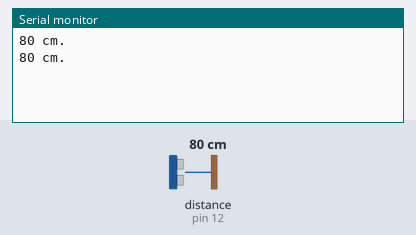
Bench run of a sketch on a simulated Arduino Uno, built with avr-gcc and run on an emulated ATmega328P. On the bench: the last lines printed to the serial monitor. The test bench sets the inputs (shaded band); at power-on: distance to the obstacle (sensor on pin 12) 80 cm. The echo pulse lasts 58.3 µs per cm.

Above: at 2.2 s.
2.3 s: distance to the obstacle (sensor on pin 12) set to 2 cm
At 3.6 s:
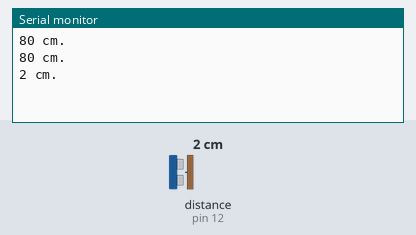
3.8 s: distance to the obstacle (sensor on pin 12) set to 4 cm
At 4.6 s:
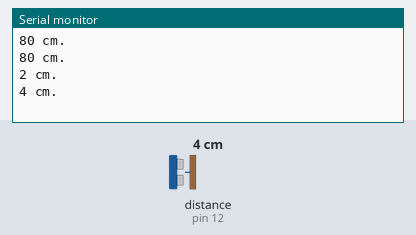
Timing chart, 0 to 6.8 s (numbered marks = the images above; inputs shaded):
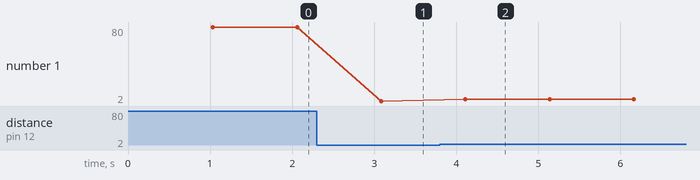

Measured:
- after the input at 2.3 s, the serial monitor: prints a new line after 0.79 s (image 1)
- after the input at 3.8 s, the serial monitor: prints a new line after 0.31 s (image 2)
- plotted number 1: 80 → 2 after the input at 2.3 s, 2 → 4 after the input at 3.8 s

The sketch:

lesson10_ultrasonicsensormodule.ino
```cpp
#include <stdio.h>
#include "SR04.h"

#define ECHO_PIN 11
#define TRIG_PIN 12

#define SERIAL_BAUD_RATE 9600

SR04 sensor = SR04(ECHO_PIN, TRIG_PIN);
long distance;

String formattedDistance;

void setup() {
    Serial.begin(SERIAL_BAUD_RATE);
    delay(1000);
}

void loop() {
    formattedDistance = "";

    distance = sensor.Distance();
    formattedDistance.concat(distance);
    formattedDistance.concat(" cm.");
    Serial.println(formattedDistance);

    delay(1000);
}
```
